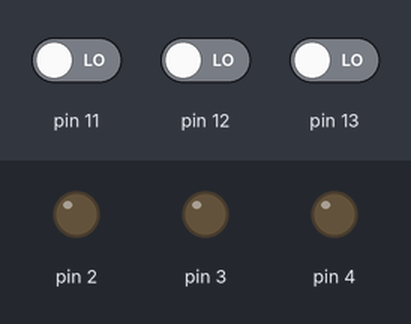
Bench run of a sketch on a simulated Arduino Uno, built with avr-gcc and run on an emulated ATmega328P. Parts: output pins drawn as LEDs (lit = HIGH). The inputs (shaded band) are chosen by the test bench; at power-on: pin 11 LOW, pin 12 LOW, pin 13 LOW.

Above: at 1.2 s.
1.3 s: pin 11 driven HIGH
At 2.0 s:
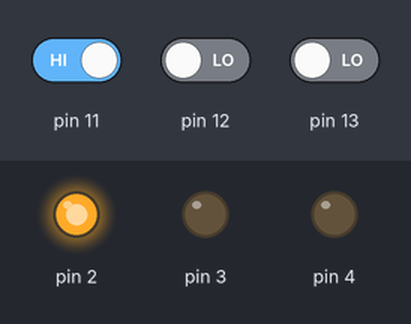
Timing chart, 0 to 4.3 s (numbered marks = the images above; inputs shaded):
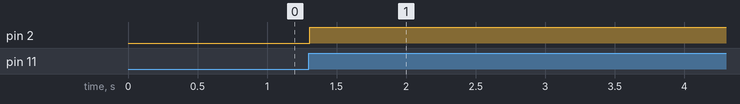

The sketch:

OpenDispenser.ino
```cpp
#include "Valve.h"
#define SIZE 3
Valve ** valves;

void setup() {
  valves = (Valve**)calloc(SIZE, sizeof(Valve*));
  valves[0] = new Valve(13,4);
  valves[1] = new Valve(12,3);
  valves[2] = new Valve(11,2);
}

void loop() {

  for(int i=0; i<SIZE; i++){
    valves[i]->exec();
  }
  delay(10);
}
```

DoubleStateButton.cpp
```cpp
#include "DoubleStateButton.h"

void DoubleStateButton::exec(){
  byte state = digitalRead(inputPin);
  if(state != lastState){
    if(state == HIGH){
      buttonPress = !buttonPress;
    }
  }
  lastState = state;
}

DoubleStateButton::DoubleStateButton(uint32_t pin){
  inputPin = pin;
  buttonPress = false;
  lastState = 0;

  pinMode(inputPin, INPUT);
}
```

DoubleStateButton.h
```cpp
#ifndef __DOUBLESTATEBUTTON_H
#define __DOUBLESTATEBUTTON_H

#include <Arduino.h>

class DoubleStateButton
{
private:
    uint32_t inputPin;
    bool buttonPress;
    byte lastState;

public:
    DoubleStateButton(uint32_t pin);
    bool isON() { return buttonPress; }

    void exec();
};

#endif
```

Valve.cpp
```cpp
#include "Valve.h"

void Valve::exec(){
  if(valveActive){
    button->exec();
    if(!(button->isON())){
      valveActive = false;
      inibition = false;
    }
  } else {
    if(!inibition){
      button->exec();
      if(button->isON()){
         valveActive = true;
         inibition = true;
      }else{
         valveActive = false;
      }
    }
  }
  digitalWrite(valvePin, valveActive);
}

Valve::Valve(uint32_t inputpin, uint32_t valvepin){
  valvePin = valvepin;
  valveActive = false;
  button = new DoubleStateButton(inputpin);
  pinMode(valvePin, OUTPUT);
  digitalWrite(valvePin, LOW);
}
```

Valve.h
```cpp
#ifndef __VALVE_H
#define __VALVE_H

#include <Arduino.h>
#include "DoubleStateButton.h"

class Valve
{
private:
    static inline bool inibition{ false };

    DoubleStateButton* button;
    uint32_t valvePin;
    bool valveActive;

public:
    Valve(uint32_t inputpin, uint32_t valvepin);
    bool getValveON() { return valveActive; }

    void exec();
};

#endif
```

Measured:
- after the input at 1.3 s, pin 2: LOW → HIGH at once
